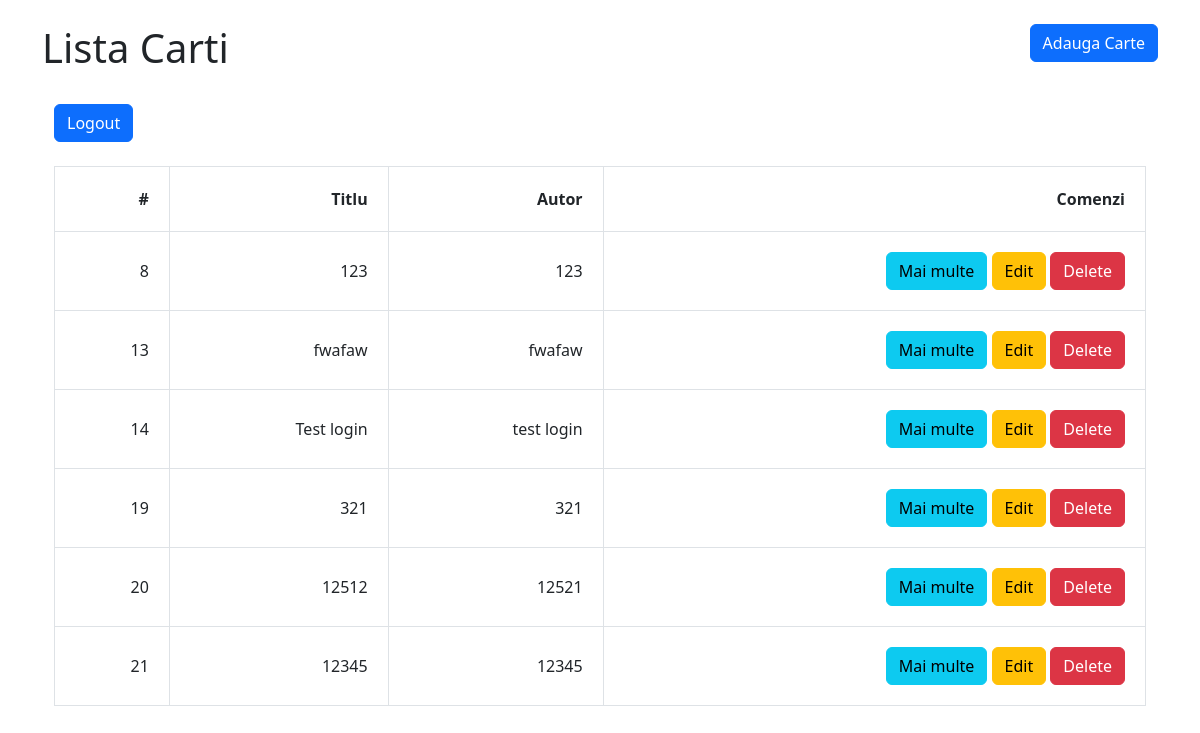
The app's page /indexcarti.php with its own data.
### tables this page shows
CREATE TABLE `books` (
  `id` int(100) NOT NULL,
  `title` varchar(100) NOT NULL,
  `author` varchar(100) NOT NULL,
  `description` varchar(110) NOT NULL
);

### indexcarti.php (the view, shortened to what this page needs)
<!DOCTYPE html>
<html lang="en">
<head>
    <link rel="stylesheet" href="https://cdn.jsdelivr.net/npm/bootstrap@5.2.2/dist/css/bootstrap.min.css">
</head>
<body>
    <div class="container my-4">
        <header class="d-flex justify-content-between my-4">
            <h1>Lista Carti</h1>
            <div>
                <a href="create.php" class="btn btn-primary">Adauga Carte</a>
            </div>
        </header>
        <div class="container my-4">
        <header class="d-flex justify-content-between my-4">
            <div>
                <a href="logout.php" class="btn btn-primary">Logout</a>
            </div>
        </header>
        <table class="table table-bordered">
        <thead>
            <tr>
                <th>#</th>
                <th>Titlu</th>
                <th>Autor</th>
                <th>Comenzi</th>
            </tr>
        </thead>
        <tbody>
        <?php
        include('connect.php');
        $sqlSelect = "SELECT * FROM books";
        $result = mysqli_query($conn,$sqlSelect);
        while($data = mysqli_fetch_array($result)){
            ?>
            <tr>
                <td><?php echo $data['id']; ?></td>
                <td><?php echo $data['title']; ?></td>
                <td><?php echo $data['author']; ?></td>
                <td>
                    <a href="view.php?id=<?php echo $data['id']; ?>" class="btn btn-info">Mai multe </a>
                    <a href="edit.php?id=<?php echo $data['id']; ?>" class="btn btn-warning">Edit</a>
                    <a href="delete.php?id=<?php echo $data['id']; ?>" class="btn btn-danger">Delete</a>
                </td>
            </tr>
            <?php
        }
        ?>
        </tbody>
        </table>
    </div>
</body>
</html>

### indexcarti.php (style rules this page uses)
table td, table th { vertical-align:middle; text-align:right; padding:20px!important; }

### records on screen
books: id "8", title "123", author "123"
books: id "13", title "fwafaw", author "fwafaw"
books: id "14", title "Test login", author "test login"
books: id "19", title "321", author "321"
books: id "20", title "12512", author "12521"
books: id "21", title "12345", author "12345"
